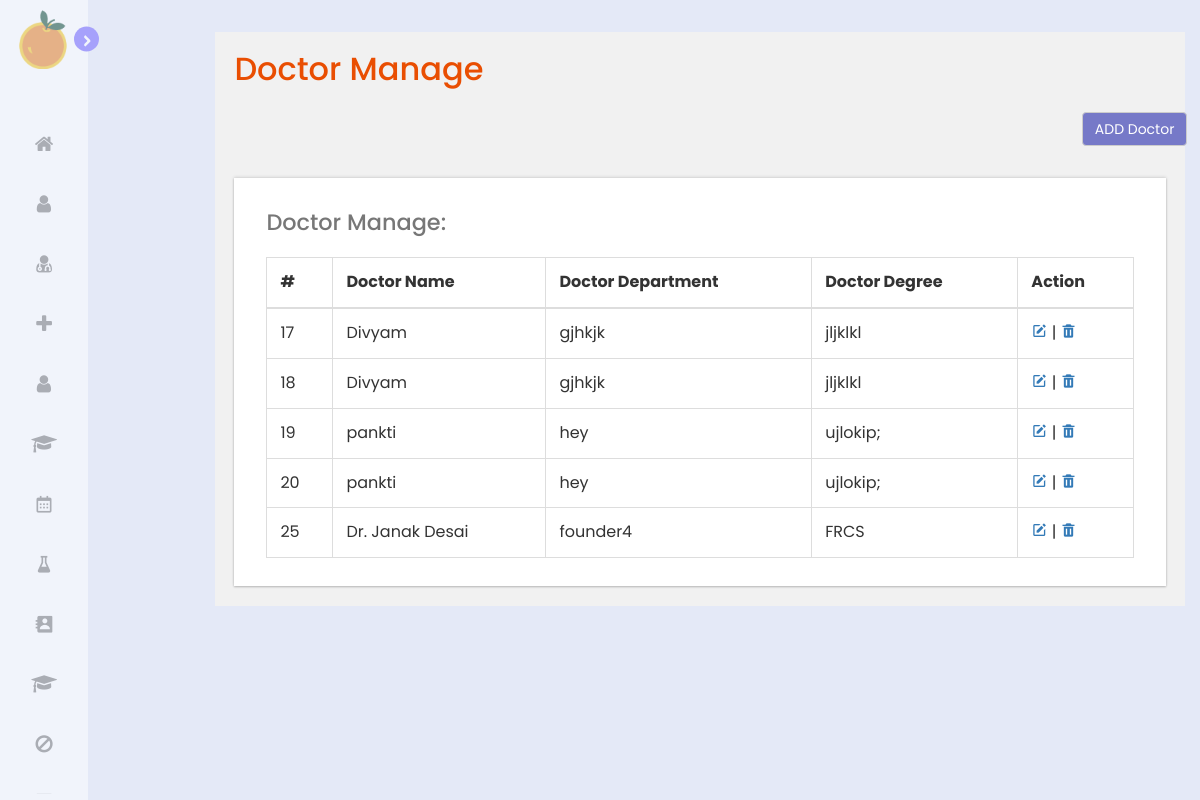
Page /admin/doctor-manage.php on the committed database.
### tables this page shows
CREATE TABLE `doctor` (
  `id` int(100) NOT NULL,
  `name` varchar(1000) NOT NULL,
  `img_dir` varchar(1000) NOT NULL,
  `doctor_name` varchar(100) NOT NULL,
  `doctor_dept` varchar(100) NOT NULL,
  `doctor_degree` varchar(100) NOT NULL
);

### admin/doctor-manage.php (the view, shortened to what this page needs)
<?php
include_once("config.php");
$query = mysqli_query($con, "SELECT * FROM doctor");
?>
<!DOCTYPE HTML>
	<html>
	<head>
		<link href="css/bootstrap.css" rel='stylesheet' type='text/css' />
		<link href="css/style.css" rel='stylesheet' type='text/css' />
		<link href="css/font-awesome.css" rel="stylesheet">
		<link href="css/animate.css" rel="stylesheet" type="text/css" media="all">
		<link href="css/custom.css" rel="stylesheet">
		<link href='https://unpkg.com/boxicons@2.1.1/css/boxicons.min.css' rel='stylesheet'>
	</head>
	<body class="cbp-spmenu-push">
		<div class="row">
			<div class="col-lg-2">
				<?php include_once('side.php'); ?>
			</div>
			<div class="col-lg-10">
				<div class="main-content">
					<div id="page-wrapper">
						<div class="main-page">
							<div class="tables">
								<h3 class="title1">Doctor Manage</h3>
								<button type="submit" name="submit" class="btn btn-default right"
									style="background-color:rgba(97, 100, 193, 0.85);color:#fff;margin-left: 91%;"><a
										href="add-doctor.php" style="color:#fff;">ADD Doctor</a></button>
								<div class="table-responsive bs-example widget-shadow">
									<h4>Doctor Manage:</h4>
									<table class="table table-bordered">
										<thead>
											<tr>
                                                <th>#</th>
												<th>Doctor Name</th>
												<th>Doctor Department</th>
												<th>Doctor Degree</th>
												<th>Action</th>
											</tr>
										</thead>
										<tbody>
											<?php
											while ($row = mysqli_fetch_array($query)) {
												echo "<tr>";
                                                echo "<td>".$row['id']."</td>";
												echo "<td>".$row['doctor_name']."</td>";
												echo "<td>".$row['doctor_dept']."</td>";
												echo "<td>".$row['doctor_degree']."</td>";
												echo "<td> <a href='doctor-edit.php?id=$row[id]'><i class='bx bxs-edit'></i>
                                                </a> |
												<a href='deletedoctor.php?id=$row[id]'><i class='bx bxs-trash'  ></i>
												</a>
														</td>
												</tr>";
											} ?>
										</tbody>
									</table>
								</div>
							</div>
						</div>
					</div>
				</div>
			</div>
		</div>
	</body>
	</html>

### admin/css/style.css (style rules this page uses)
h4, h5, h6, h1, h2, h3 { margin: 0; }
html, body { font-family: 'Roboto Condensed', sans-serif; font-size: 100%; overflow-x: hidden; background: #fff; }
body a { transition: 0.5s all ease; -webkit-transition: 0.5s all ease; -moz-transition: 0.5s all ease; -o-transition: 0.5s all ease; -ms-transition: 0.5s all ease; text-decoration:none; }
h1,h2,h3,h4,h5,h6 { margin:0; }
.main-content { position: relative; }
.cbp-spmenu-push { overflow-x: hidden; position: relative; }
.cbp-spmenu, .cbp-spmenu-push { -webkit-transition: all 0.3s ease; -moz-transition: all 0.3s ease; transition: all 0.3s ease; }
.cbp-spmenu-push div#page-wrapper { margin: auto; transition:.5s all; -webkit-transition:.5s all; -moz-transition:.5s all; }
.charts,.row { margin: 2em 0 0; }
.widget-shadow { background-color: #fff; box-shadow: 0 -1px 3px rgba(0,0,0,.12),0 1px 2px rgba(0,0,0,.24); -webkit-box-shadow: 0 -1px 3px rgba(0,0,0,.12),0 1px 2px rgba(0,0,0,.24); -moz-box-shadow: 0 -1px 3px rgba(0,0,0,.12),0 1px 2px rgba(0,0,0,.24); }
h3.title1 { font-size: 2em; color: #e94e02; margin-bottom: 0.8em; }
.table > thead > tr > th, .table > tbody > tr > th, .table > tfoot > tr > th, .table > thead > tr > td, .table > tbody > tr > td, .table > tfoot > tr > td { border-top: none; }
.tables h4 { font-size: 1.4em; margin-bottom: 1em; color: #777777; }
.tables .panel-body ,.tables .bs-example { padding: 2em 2em 0.5em; }
.tables .table > thead > tr > th, .tables .table > tbody > tr > th, .tables .table > tfoot > tr > th, .tables .table > thead > tr > td, .tables .table > tbody > tr > td, .tables .table > tfoot > tr > td { padding: 13px; border-top: 1px solid #E0E0E0; }
.bs-example { margin-top: 2em; }

### admin/css/custom.css (style rules this page uses)
#page-wrapper { padding:2% 2%; background-color: #F1F1F1; }

### admin/side.css (style rules this page uses)
* { margin: 0; padding: 0; box-sizing: border-box; font-family: 'Poppins', sans-serif; }
:root { --body-color: #E4E9F7; --sidebar-color: #FFF; --primary-color: #6958FF; --primary-color-light: #F6F5FF; --toggle-color: #DDD; --text-color: #707070; --tran-03: all 0.2s ease; --tran-03: all 0.3s ease; --tran-04: all 0.3s ease; --tran-05: all 0.3s ease; }
body { min-height: 100vh; background-color: var(--body-color); transition: var(--tran-05); }

### rows in the picture
doctor: id "17", doctor_name "Divyam", doctor_dept "gjhkjk", doctor_degree "jljklkl"
doctor: id "18", doctor_name "Divyam", doctor_dept "gjhkjk", doctor_degree "jljklkl"
doctor: id "19", doctor_name "pankti", doctor_dept "hey", doctor_degree "ujlokip;"
doctor: id "20", doctor_name "pankti", doctor_dept "hey", doctor_degree "ujlokip;"
doctor: id "25", doctor_name "Dr. Janak Desai", doctor_dept "founder4", doctor_degree "FRCS"
